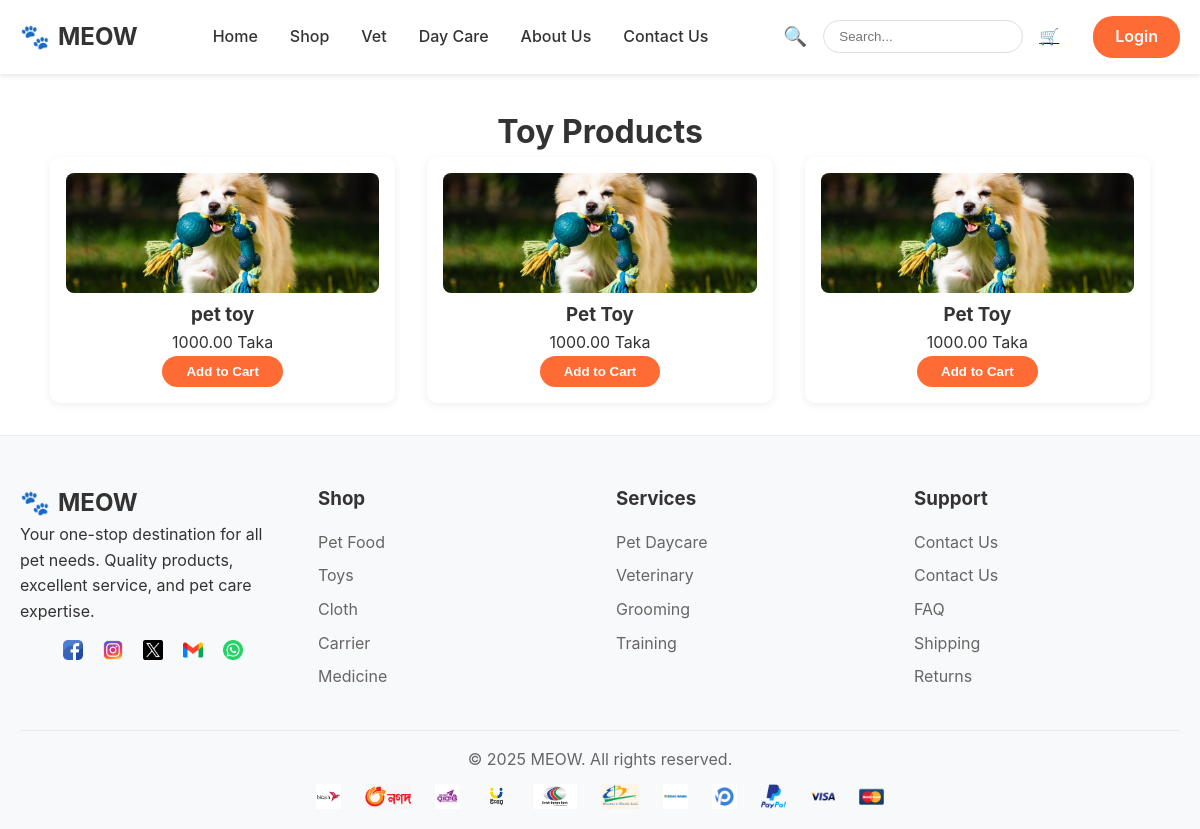
The app's page /shop/toy/ with its own data.
### shop/models.py (models this page shows, shortened)
class Product(models.Model):
    name   = models.CharField(max_length=120)
    category = models.ForeignKey(Category, on_delete=models.SET_NULL, null=True, blank=True)
    price  = models.DecimalField(max_digits=10, decimal_places=2)
    stock  = models.PositiveIntegerField(default=0)
    description = models.TextField(blank=True)
    image  = models.ImageField(upload_to="products/", blank=True)

### shop/views.py (the view)
# urls.py: path("toy/", views.toy, name="toy"),  # Add URL pattern for 'toy' page
def toy(request):
    toys = Product.objects.filter(category__name__iexact='Toy')
    return render(request, 'shop/toy.html', {'toys': toys})

### templates/shop/toy.html (shortened to what this page needs)
{% extends "base.html" %}
{% load static %}
{% block content %}
<main class="main-content" style="max-width:1100px;margin:2rem auto;">
    <h1 style="text-align:center;">Toy Products</h1>
    <div style="display:grid;grid-template-columns:repeat(auto-fit,minmax(220px,1fr));gap:2rem;">
        {% for toy in toys %}
        <div style="background:#fff;padding:1rem;border-radius:10px;box-shadow:0 2px 8px rgba(0,0,0,0.07);text-align:center;transition:transform 0.3s, box-shadow 0.3s;cursor:pointer;" onmouseover="this.style.transform='translateY(-5px)';this.style.boxShadow='0 6px 15px rgba(0,0,0,0.15)';" onmouseout="this.style.transform='translateY(0)';this.style.boxShadow='0 2px 8px rgba(0,0,0,0.07)';">
            <img src="{{ toy.image.url }}" alt="{{ toy.name }}" style="width:100%;height:120px;object-fit:cover;border-radius:8px;">
            <h3>{{ toy.name }}</h3>
            <p>{{ toy.price }} Taka</p>
            {% if user.is_authenticated and user.user_type == "seller" %}
                <div style="display:flex;flex-direction:column;align-items:center;gap:8px;">
                    <form method="post" action="{% url 'shop:update_product' toy.id %}" style="width:100%;">
                        {% csrf_token %}
                        <button type="submit" style="background:#2c5f5f;color:#fff;padding:6px 18px;border:none;border-radius:16px;font-weight:600;cursor:pointer;width:100%;">Update</button>
                    </form>
                    <form method="post" action="{% url 'shop:delete_product' toy.id %}" style="width:100%;">
                        {% csrf_token %}
                        <button type="submit" style="background:#ff6b35;color:#fff;padding:6px 18px;border:none;border-radius:16px;font-weight:600;cursor:pointer;width:100%;">Delete</button>
                    </form>
                </div>
            {% else %}
                <form method="post" action="{% url 'shop:add_to_cart' toy.id %}">
                    <button type="submit" style="background:#ff6b35;color:#fff;padding:8px 24px;border:none;border-radius:20px;font-weight:600;cursor:pointer;">Add to Cart</button>
                </form>
            {% endif %}
        </div>
        {% endfor %}
    </div>
</main>
{% endblock %}

### templates/base.html (style rules this page uses)
* { margin: 0; padding: 0; box-sizing: border-box; }
body { font-family: -apple-system, BlinkMacSystemFont, 'Segoe UI', Roboto, Oxygen, Ubuntu, Cantarell, sans-serif; line-height: 1.6; color: #333; }

### records on screen
Product: image (picture), name "pet toy", price "1000.00"
Product: image (picture), name "Pet Toy", price "1000.00"
Product: image (picture), name "Pet Toy", price "1000.00"
